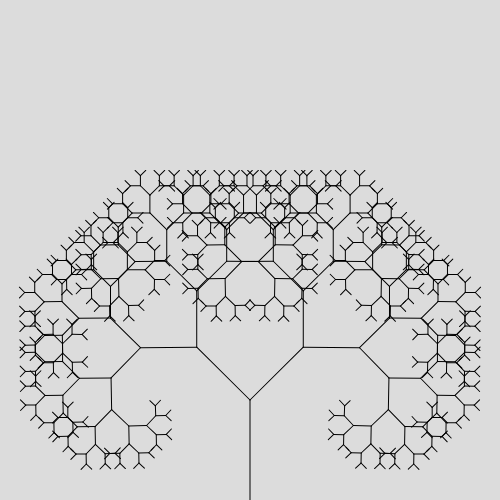
Frame 1 (no input)
Frame 60 (no input): identical to frame 1, image omitted
Frame 120 (the mouse pressed at the canvas centre since frame 60): identical to frame 1, image omitted

The p5.js sketch that drew this single still picture (run headless with seeded random() and noise() and a simulated clock; from frame 60 on, the mouse is pressed at the canvas centre):

// p5.js sketch
// ── sketch.js
//link to the original: https://editor.p5js.org/YuanHau/sketches/ByvYWs9yM

var angle; // Angle for rotation
var slider;

function setup() {
  createCanvas(500, 500);
  slider = createSlider(0, 2 * PI, PI / 4, 0.01);
  slider.position(10, height);
}

function draw() {
  background(220);
  // Update angle variable with slider value
  angle = slider.value();
  // Move origin to the center bottom of the canvas
  translate(width/2, height);
  // Call branch function with initial length of 100
  branch(100);
}

function branch(len) {
  // Draw a line from current position upwards
  line(0, 0, 0, -len);
  // Move to the end of the line
  translate(0, -len);
  // Check if length is greater than 10 to continue recursion
  if (len > 10) {
    // Save
    push();
    // Rotate to the right based on angle
    rotate(angle);
    // Recursively call branch function with shorter length
    branch(len * 0.75);
    // Go back to the previous state
    pop();
    // Save
    push();
    // Rotate to the left based on angle
    rotate(-angle);
    // Recursively call branch function with shorter length
    branch(len * 0.75);
    // Go back to the previous state
    pop();  
  }
}
